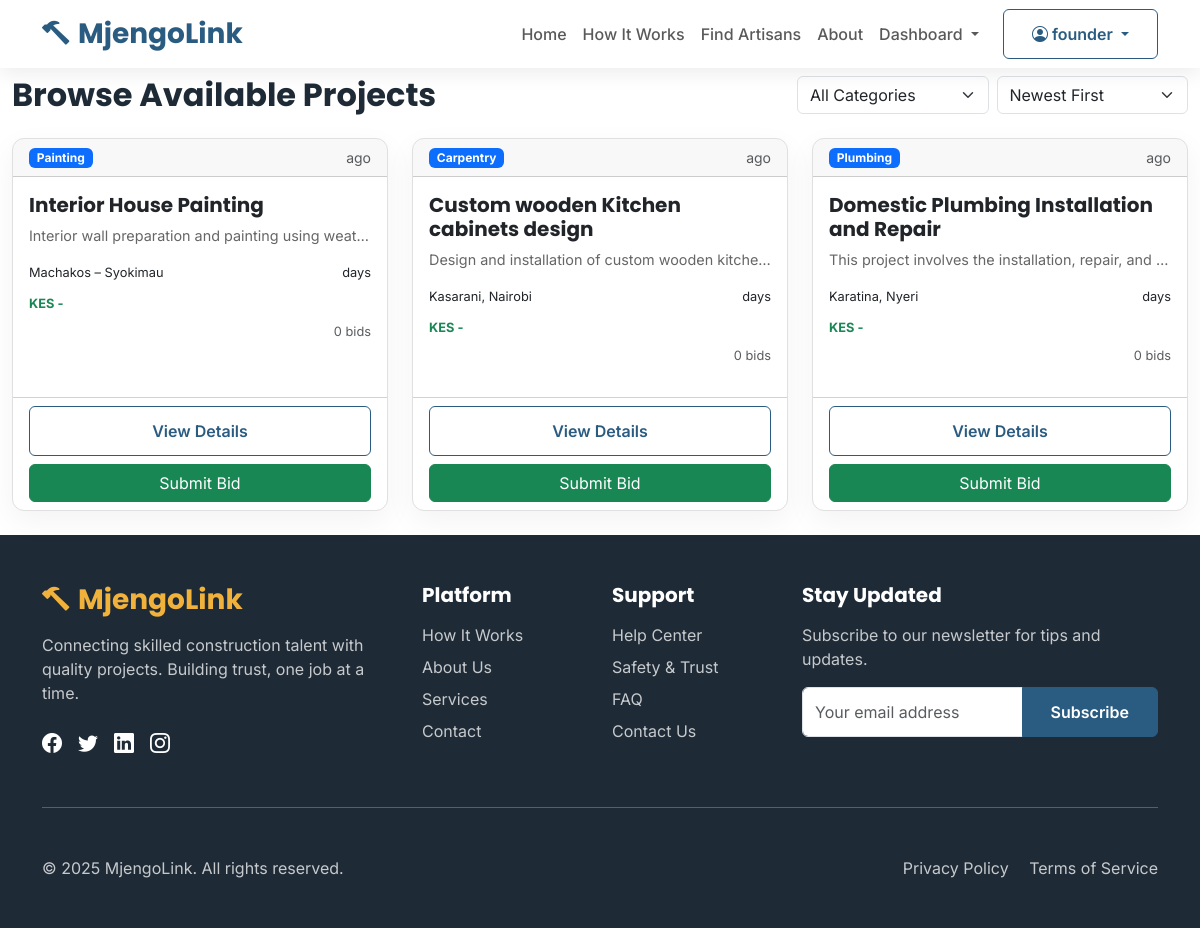
The page /projects/browse/ (signed in) on the database its author committed.
### projects/models.py (models this page shows, shortened)
class Project(models.Model):
    CATEGORY_CHOICES = [
        ('plumbing', 'Plumbing'),
        ('electrical', 'Electrical'),
        ('masonry', 'Masonry'),
        ('carpentry', 'Carpentry'),
        ('painting', 'Painting'),
        ('welding', 'Welding'),
        ('roofing', 'Roofing'),
        ('tiling', 'Tiling'),
        ('landscaping', 'Landscaping'),
        ('interior_design', 'Interior Design'),
        ('plastering', 'Plastering'),
        ('metalwork', 'Metalwork'),
        ('glass_work', 'Glass Work'),
        ('flooring', 'Flooring'),
        ('fencing', 'Fencing'),
        ('renovation', 'Renovation'),
        ('new_construction', 'New Construction'),
        ('maintenance', 'Maintenance'),
        ('other', 'Other'),
    ]
    STATUS_CHOICES = [
        ('draft', 'Draft'),
        ('posted', 'Posted - Accepting Bids'),
        ('bidding_closed', 'Bidding Closed'),
        ('assigned', 'Assigned to Artisan'),
        ('in_progress', 'In Progress'),
        ('on_hold', 'On Hold'),
        ('completed', 'Completed'),
        ('cancelled', 'Cancelled'),
        ('disputed', 'Disputed'),
    ]
    URGENCY_CHOICES = [
        ('low', 'Low - Within 1 month'),
        ('medium', 'Medium - Within 2 weeks'),
        ('high', 'High - Within 1 week'),
        ('urgent', 'Urgent - Within 3 days'),
    ]
    homeowner = models.ForeignKey(User, on_delete=models.CASCADE, related_name='projects', null=True, blank=True)
    title = models.CharField(max_length=200)
    description = models.TextField()
    category = models.CharField(max_length=50, choices=CATEGORY_CHOICES)
    location = models.CharField(max_length=200)
    exact_address = models.TextField(blank=True)
    budget_min = models.DecimalField(max_digits=10, decimal_places=2, validators=[MinValueValidator(Decimal('0.01'))])
    budget_max = models.DecimalField(max_digits=10, decimal_places=2, validators=[MinValueValidator(Decimal('0.01'))])
    preferred_timeline = models.CharField(max_length=100, help_text="e.g., 2 weeks, 1 month")
    urgency = models.CharField(max_length=20, choices=URGENCY_CHOICES, default='medium')
    status = models.CharField(max_length=20, choices=STATUS_CHOICES, default='draft')
    area_size = models.CharField(max_length=100, blank=True, help_text="e.g., 100 sq ft, 3 bedrooms")
    materials_provided = models.BooleanField(default=False)
    special_requirements = models.TextField(blank=True)
    posted_at = models.DateTimeField(auto_now_add=True)
    bidding_deadline = models.DateTimeField(null=True, blank=True)
    assigned_at = models.DateTimeField(null=True, blank=True)
    started_at = models.DateTimeField(null=True, blank=True)
    completed_at = models.DateTimeField(null=True, blank=True)
    updated_at = models.DateTimeField(auto_now=True)
    assigned_to = models.ForeignKey(User, on_delete=models.SET_NULL, null=True, blank=True,
                                    related_name='assigned_projects')
    final_price = models.DecimalField(max_digits=10, decimal_places=2, null=True, blank=True)
    final_timeline = models.CharField(max_length=100, blank=True)
    view_count = models.IntegerField(default=0)
    bid_count = models.IntegerField(default=0)
    class Meta:
        ordering = ['-posted_at']
        indexes = [
            models.Index(fields=['status', 'category']),
            models.Index(fields=['homeowner', 'status']),
        ]

### projects/views.py (the view, shortened to what this page needs)
# urls.py: path('browse/', views.BrowseProjectsView.as_view(), name='browse'),
class BrowseProjectsView(ListView):
    model = Project
    template_name = 'projects/browse.html'
    context_object_name = 'projects'
    paginate_by = 15
    def get_queryset(self):
        queryset = Project.objects.filter(status='posted').select_related('homeowner')
        filters = Q()
        category = self.request.GET.get('category')
        if category and category != 'all':
            filters &= Q(category=category)
        location = self.request.GET.get('location')
        if location:
            filters &= Q(location__icontains=location)
        min_budget = self.request.GET.get('min_budget')
        max_budget = self.request.GET.get('max_budget')
        if min_budget:
            try:
                filters &= Q(budget_min__gte=Decimal(min_budget))
            except:
                pass
        if max_budget:
            try:
                filters &= Q(budget_max__lte=Decimal(max_budget))
            except:
                pass
        urgency = self.request.GET.get('urgency')
        if urgency and urgency != 'all':
            filters &= Q(urgency=urgency)
        timeline = self.request.GET.get('timeline')
        queryset = queryset.filter(filters)
        sort_by = self.request.GET.get('sort_by', 'newest')
        if sort_by == 'newest':
            queryset = queryset.order_by('-posted_at')
        elif sort_by == 'budget_low':
            queryset = queryset.order_by('budget_min')
        elif sort_by == 'budget_high':
            queryset = queryset.order_by('-budget_max')
        elif sort_by == 'deadline':
            queryset = queryset.order_by('bidding_deadline')
        elif sort_by == 'urgency':
            urgency_order = {'urgent': 0, 'high': 1, 'medium': 2, 'low': 3}
            queryset = sorted(queryset, key=lambda p: urgency_order.get(p.urgency, 4))
        return queryset
    def get_context_data(self, **kwargs):
        context = super().get_context_data(**kwargs)
        context['locations'] = Project.objects.filter(status='posted').values_list(
            'location', flat=True
        ).distinct().order_by('location')
        context['category_counts'] = Project.objects.filter(status='posted').values(
            'category'
        ).annotate(count=Count('category')).order_by('-count')
        context['current_filters'] = {
            'category': self.request.GET.get('category', 'all'),
            'location': self.request.GET.get('location', ''),
            'min_budget': self.request.GET.get('min_budget', ''),
            'max_budget': self.request.GET.get('max_budget', ''),
            'urgency': self.request.GET.get('urgency', 'all'),
            'timeline': self.request.GET.get('timeline', ''),
            'sort_by': self.request.GET.get('sort_by', 'newest'),
        }
        return context

### core/context_processors/admin_counts.py (called while the page is built)
def admin_counts(request):
    if request.user.is_authenticated and request.user.is_staff:
        return {
            'verification_count': 12,
            'dispute_count': 5,
            'anomaly_count': 3,
            'active_users_count': 2456,
        }
    return {}

### templates/projects/browse.html (shortened to what this page needs)
{% extends 'projects/project_dashboard.html' %}
{% load static %}
{% block content %}
<div class="container-fluid">
    <div class="d-flex justify-content-between align-items-center mb-4">
        <h2 class="mb-0">Browse Available Projects</h2>
        <div class="filters">
            <form method="get" class="d-flex gap-2">
                <select name="category" class="form-select" onchange="this.form.submit()">
                    <option value="">All Categories</option>
                </select>
                <select name="sort" class="form-select" onchange="this.form.submit()">
                    <option value="newest" {% if request.GET.sort == 'newest' %}selected{% endif %}>Newest First</option>
                </select>
            </form>
        </div>
    </div>
    {% if page_obj %}
    <div class="row">
        {% for project in page_obj %}
        <div class="col-md-6 col-lg-4 mb-4">
            <div class="card h-100 project-card">
                <div class="card-header d-flex justify-content-between align-items-center">
                    <span class="badge bg-primary">{{ project.get_category_display }}</span>
                    <small class="text-muted">{{ project.created_at|timesince }} ago</small>
                </div>
                <div class="card-body">
                    <h5 class="card-title">{{ project.title }}</h5>
                    <p class="card-text text-truncate" style="max-height: 60px;">{{ project.description }}</p>
                    <div class="project-meta mb-3">
                        <div class="d-flex justify-content-between mb-2">
                            <small> {{ project.location }}</small>
                            <small> {{ project.timeline_days }} days</small>
                        </div>
                        <div class="budget-range mb-2">
                            <small class="text-success fw-bold">
                                KES {{ project.budget_range_min|floatformat:0 }} - {{ project.budget_range_max|floatformat:0 }}
                            </small>
                        </div>
                        <div class="d-flex justify-content-between align-items-center">
                            <small class="text-muted">
                                 {{ project.bids.count }} bids
                            </small>
                        </div>
                    </div>
                </div>
                <div class="card-footer bg-transparent">
                    <div class="d-grid gap-2">
                        <a href="{% url 'projects:detail' project.id %}" class="btn btn-outline-primary">
                             View Details
                        </a>
                        {% if project.has_bid_from_user %}
                            <button class="btn btn-secondary" disabled>
                                <i class="fas fa-check-circle"></i> Bid Submitted
                            </button>
                        {% else %}
                            <a href="{% url 'projects:bid_create' project.id %}" class="btn btn-success">
                                 Submit Bid
                            </a>
                        {% endif %}
                    </div>
                </div>
            </div>
        </div>
        {% endfor %}
    </div>
    {% endif %}
</div>
{% endblock %}

### templates/includes/navbar.html (shortened to what this page needs)
<nav class="navbar navbar-expand-lg navbar-light fixed-top">
    <div class="container">
        <a class="navbar-brand fw-bold fs-3 text-mjengo-primary" href="{% url 'home' %}">
            <i class="bi bi-hammer me-2"></i>MjengoLink
        </a>
        <div class="collapse navbar-collapse" id="navbarNav">
            <ul class="navbar-nav ms-auto mb-2 mb-lg-0">
                <li class="nav-item"><a class="nav-link fw-medium" href="{% url 'core:home' %}">Home</a></li>
                <li class="nav-item"><a class="nav-link fw-medium" href="{% url 'core:how-it-works' %}">How It Works</a></li>
                <li class="nav-item"><a class="nav-link fw-medium" href="{% url 'projects:browse' %}">Find Artisans</a></li>
                <li class="nav-item"><a class="nav-link fw-medium" href="{% url 'core:about' %}">About</a></li>
                {% if user.is_authenticated %}
                <li class="nav-item dropdown">
                    <a class="nav-link dropdown-toggle fw-medium" href="#" role="button" data-bs-toggle="dropdown">
                        Dashboard
                    </a>
                </li>
                {% endif %}
            </ul>
            <div class="d-flex ms-lg-3">
                {% if user.is_authenticated %}
                    <div class="dropdown">
                        <button class="btn btn-outline-primary dropdown-toggle" type="button"
                                data-bs-toggle="dropdown">
                            <i class="bi bi-person-circle"></i> {{ user.username }}
                        </button>
                    </div>
                {% else %}
                    <a href="{% url 'users:login' %}" class="btn btn-outline-primary me-2">Log In</a>
                    <a href="{% url 'users:register' %}" class="btn btn-primary">Sign Up Free</a>
                {% endif %}
            </div>
        </div>
    </div>
</nav>

### static/css/style.css (style rules this page uses)
:root { --mjengo-primary: #2A5C82; --mjengo-secondary: #F0B23A; --mjengo-accent: #34A853; --mjengo-light: #F8F9FA; --mjengo-dark: #1E2A36; --mjengo-gray: #6C757D; }
body { font-family: 'Inter', sans-serif; color: var(--mjengo-dark); padding-top: 76px; overflow-x: hidden; min-height: 100vh; display: flex; flex-direction: column; }
h1, h2, h3, h4, h5, .navbar-brand { font-family: 'Poppins', sans-serif; font-weight: 700; }
.text-mjengo-primary { color: var(--mjengo-primary) !important; }
.btn-outline-primary { color: var(--mjengo-primary); border-color: var(--mjengo-primary); padding: 0.75rem 1.75rem; font-weight: 600; transition: all 0.3s ease; }
.navbar { box-shadow: 0 5px 20px rgba(0, 0, 0, 0.08); background-color: rgba(255, 255, 255, 0.95) !important; backdrop-filter: blur(10px); transition: all 0.3s ease; }
.card { border: none; border-radius: 16px; box-shadow: 0 10px 30px rgba(0, 0, 0, 0.05); transition: all 0.4s ease; height: 100%; overflow: hidden; position: relative; z-index: 1; }
.card::before { content: ''; position: absolute; top: 0; left: 0; right: 0; height: 5px; background: linear-gradient(90deg, var(--mjengo-primary), var(--mjengo-secondary)); z-index: 2; transform: scaleX(0); transform-origin: left; transition: transform 0.5s ease; }
.project-card { border: 1px solid #eee; border-radius: 12px; transition: all 0.3s ease; }

### templates/projects/browse.html (style rules this page uses)
.project-card { transition: transform 0.2s, box-shadow 0.2s; border: 1px solid #e0e0e0; }
.card-text { color: #666; font-size: 0.9rem; }
.project-meta small { font-size: 0.8rem; }

### rows shown on the page
Project: category "Painting", title "Interior House Painting", description "Interior wall preparation and painting using weat…", location "Machakos – Syokimau", bids.count "0"
Project: category "Carpentry", title "Custom wooden Kitchen cabinets design", description "Design and installation of custom wooden kitche…", location "Kasarani, Nairobi", bids.count "0"
Project: category "Plumbing", title "Domestic Plumbing Installation and Repair", description "This project involves the installation, repair, and…", location "Karatina, Nyeri", bids.count "0"

### other values the page prints
{{ user.username }} "founder"
